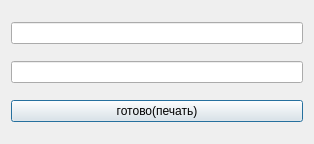
<?xml version="1.0" encoding="UTF-8"?>
<ui version="4.0">
 <class>QR_code_unread</class>
 <widget class="QDialog" name="QR_code_unread">
  <property name="geometry">
   <rect>
    <x>0</x>
    <y>0</y>
    <width>314</width>
    <height>144</height>
   </rect>
  </property>
  <property name="windowTitle">
   <string>QR код не читается</string>
  </property>
  <layout class="QVBoxLayout" name="verticalLayout">
   <item>
    <widget class="QLineEdit" name="lineEdit">
     <property name="text">
      <string/>
     </property>
    </widget>
   </item>
   <item>
    <widget class="QLineEdit" name="lineEdit_2">
     <property name="text">
      <string/>
     </property>
    </widget>
   </item>
   <item>
    <widget class="QPushButton" name="pushButton">
     <property name="text">
      <string>готово(печать)</string>
     </property>
    </widget>
   </item>
  </layout>
 </widget>
 <resources/>
 <connections/>
</ui>
